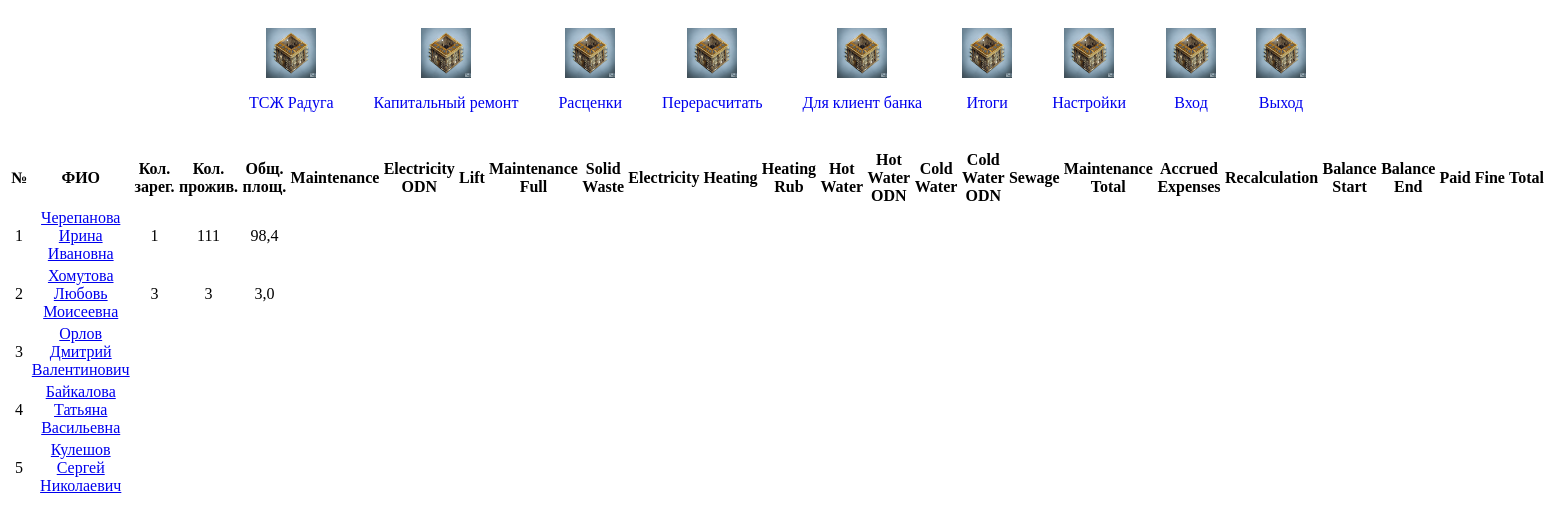
The app's page /, older data.
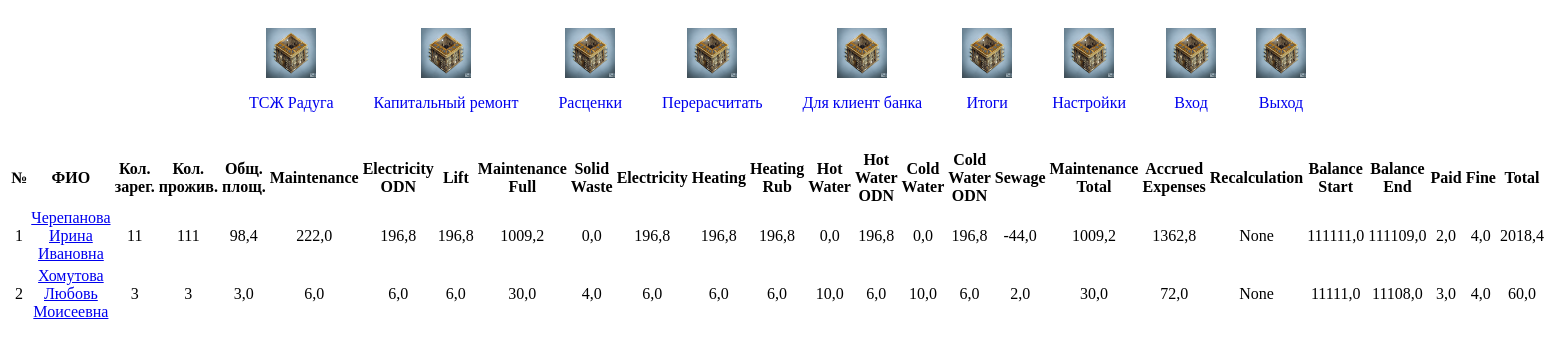
The same page, newer data.
### main/models.py (models this page shows)
class Apartment(models.Model):
    owner = models.CharField(max_length=200)
    serialNumber = models.IntegerField()

class ApartmentDetail(models.Model):
    registredQt = models.IntegerField()
    livedQt = models.IntegerField()
    totalArea = models.FloatField()
    personalAccount = models.IntegerField()
    serialNumber = models.ForeignKey(to=Apartment, on_delete=models.CASCADE)
    tariff = models.ForeignKey(to=Tariff, on_delete=models.DO_NOTHING, null=True, blank=True)

class ApartmentFee(models.Model):
    maintenance = models.FloatField(null=True, blank=True)
    electricity_odn = models.FloatField(null=True, blank=True)
    lift = models.FloatField(null=True, blank=True)
    maintenance_full = models.FloatField(null=True, blank=True)
    solid_waste = models.FloatField(null=True, blank=True)
    electricity = models.FloatField(null=True, blank=True)
    heating = models.FloatField(null=True, blank=True)
    heating_rub = models.FloatField(null=True, blank=True)
    hot_water = models.FloatField(null=True, blank=True)
    hot_water_odn = models.FloatField(null=True, blank=True)
    cold_water = models.FloatField(null=True, blank=True)
    cold_water_odn = models.FloatField(null=True, blank=True)
    sewage = models.FloatField(null=True, blank=True)
    maintenance_total = models.FloatField(null=True, blank=True)
    accrued_expenses = models.FloatField(null=True, blank=True)
    recalculation = models.FloatField(null=True, blank=True)
    balance_start = models.FloatField(null=True, blank=True)
    balance_end = models.FloatField(null=True, blank=True)
    paid = models.FloatField(null=True, blank=True)
    fine = models.FloatField(null=True, blank=True)
    total = models.FloatField(null=True, blank=True)
    serialNumber = models.ForeignKey(to=Apartment, on_delete=models.CASCADE)

### main/views.py (the view)
# urls.py: path('', index, name='index'),
def index(request):
    context = {
        'title': 'ТСЖ Радуга',
        'apartments': Apartment.objects.all(),
        'apartment_details': ApartmentDetail.objects.all(),
        'apartment_fees': ApartmentFee.objects.all(),
    }
    return render(request, 'main/index.html', context)

### main/templates/main/index.html
{% extends 'main/base.html' %}
{% block content %}
<table>
  <thead>
    <tr>
        <th style="text-align:center">№</th>
        <th style="text-align:center">ФИО</th>
        <th style="text-align:center">Кол. зарег.</th>
        <th style="text-align:center">Кол. прожив.</th>
        <th style="text-align:center">Общ. площ.</th>
        <th style="text-align:center">Maintenance</th>
        <th style="text-align:center">Electricity ODN</th>
        <th style="text-align:center">Lift</th>
        <th style="text-align:center">Maintenance Full</th>
        <th style="text-align:center">Solid Waste</th>
        <th style="text-align:center">Electricity</th>
        <th style="text-align:center">Heating</th>
        <th style="text-align:center">Heating Rub</th>
        <th style="text-align:center">Hot Water</th>
        <th style="text-align:center">Hot Water ODN</th>
        <th style="text-align:center">Cold Water</th>
        <th style="text-align:center">Cold Water ODN</th>
        <th style="text-align:center">Sewage</th>
        <th style="text-align:center">Maintenance Total</th>
        <th style="text-align:center">Accrued Expenses</th>
        <th style="text-align:center">Recalculation</th>
        <th style="text-align:center">Balance Start</th>
        <th style="text-align:center">Balance End</th>
        <th style="text-align:center">Paid</th>
        <th style="text-align:center">Fine</th>
        <th style="text-align:center">Total</th>
    </tr>
  </thead>
  <tbody>
    {% for apartment in apartments %}
      <tr>
        <td style="text-align:center">{{ apartment.serialNumber }}</td>
        <td style="text-align:center">
          <a href="/update/{{ apartment.serialNumber }}"><span class="glyphicon glyphicon-pencil">{{ apartment.owner }}</span></a>
        </td>
        {% for detail in apartment.apartmentdetail_set.all %}
            <td style="text-align:center">{{ detail.registredQt }}</td>
            <td style="text-align:center">{{ detail.livedQt }}</td>
            <td style="text-align:center">{{ detail.totalArea }}</td>
        {% endfor %}
        {% for apartment_fee in apartment.apartmentfee_set.all %}
            <td style="text-align:center">{{ apartment_fee.solid_waste }}</td>
            <td style="text-align:center">{{ apartment_fee.maintenance }}</td>
            <td style="text-align:center">{{ apartment_fee.lift }}</td>
            <td style="text-align:center">{{ apartment_fee.maintenance_full }}</td>
            <td style="text-align:center">{{ apartment_fee.electricity }}</td>
            <td style="text-align:center">{{ apartment_fee.electricity_odn }}</td>
            <td style="text-align:center">{{ apartment_fee.heating }}</td>
            <td style="text-align:center">{{ apartment_fee.heating_rub }}</td>
            <td style="text-align:center">{{ apartment_fee.hot_water }}</td>
            <td style="text-align:center">{{ apartment_fee.hot_water_odn }}</td>
            <td style="text-align:center">{{ apartment_fee.cold_water }}</td>
            <td style="text-align:center">{{ apartment_fee.cold_water_odn }}</td>
            <td style="text-align:center">{{ apartment_fee.sewage }}</td>
            <td style="text-align:center">{{ apartment_fee.maintenance_total }}</td>
            <td style="text-align:center">{{ apartment_fee.accrued_expenses }}</td>
            <td style="text-align:center">{{ apartment_fee.recalculation }}</td>
            <td style="text-align:center">{{ apartment_fee.balance_start }}</td>
            <td style="text-align:center">{{ apartment_fee.balance_end }}</td>
            <td style="text-align:center">{{ apartment_fee.paid }}</td>
            <td style="text-align:center">{{ apartment_fee.fine }}</td>
            <td style="text-align:center">{{ apartment_fee.total }}</td>
        {% endfor %}
      </tr>
    {% endfor %}
  </tbody>
</table>
{% endblock %}

Row changes from the older to the newer data that the page shows:
removed Apartment: serialNumber "3", owner "Орлов Дмитрий Валентинович"
removed Apartment: serialNumber "4", owner "Байкалова Татьяна Васильевна"
removed Apartment: serialNumber "5", owner "Кулешов Сергей Николаевич"
changed ApartmentDetail (number 1 of 2 on the later page): registredQt "1" → "11"
added ApartmentFee: solid_waste "222,0", maintenance "196,8", lift "196,8", maintenance_full "1009,2", electricity "0,0", electricity_odn "196,8", heating "196,8", heating_rub "196,8", hot_water "0,0", hot_water_odn "196,8", cold_water "0,0", cold_water_odn "196,8", sewage "-44,0", maintenance_total "1009,2", accrued_expenses "1362,8", recalculation "None", balance_start "111111,0", balance_end "111109,0", paid "2,0", fine "4,0", total "2018,4", shown under Apartment "Черепанова Ирина Ивановна"
added ApartmentFee: solid_waste "6,0", maintenance "6,0", lift "6,0", maintenance_full "30,0", electricity "4,0", electricity_odn "6,0", heating "6,0", heating_rub "6,0", hot_water "10,0", hot_water_odn "6,0", cold_water "10,0", cold_water_odn "6,0", sewage "2,0", maintenance_total "30,0", accrued_expenses "72,0", recalculation "None", balance_start "11111,0", balance_end "11108,0", paid "3,0", fine "4,0", total "60,0", shown under Apartment "Хомутова Любовь Моисеевна"
